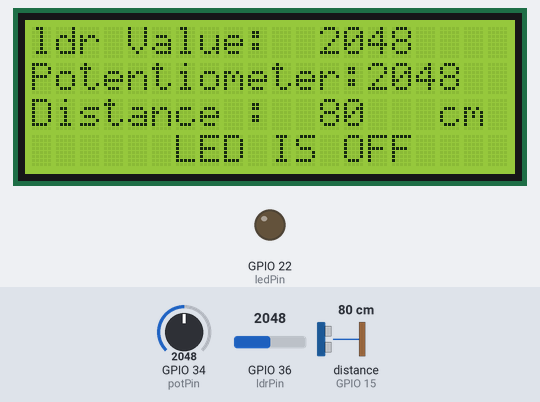
Bench run of a sketch on a simulated ESP32. Shown: 20×4 character LCD, output pins drawn as LEDs (lit = HIGH). Wiring (inferred from the names in the program): ultrasonic range finder: trigger GPIO 13; echo GPIO 15. The inputs (shaded band) are chosen by the test bench; at power-on: GPIO 36 (ldrPin) = 2048, distance to the obstacle (sensor on GPIO 15) 80 cm, GPIO 34 (potPin) = 2048. The echo pulse lasts 58.3 µs per cm; pins used as bus, display or sensor lines are not drawn; what the sketch prints to the serial monitor is not drawn.

Above: at 7.2 s.
7.3 s: GPIO 36 (ldrPin) set to 1946
At 8.4 s:
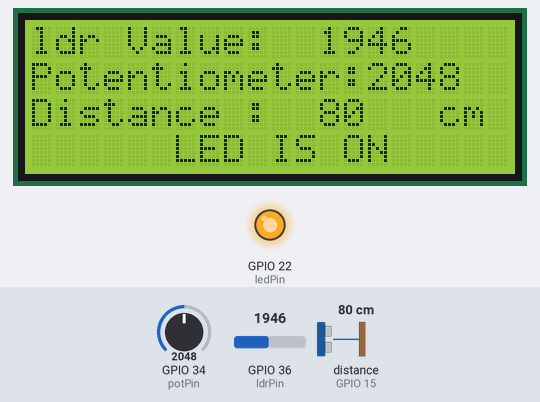
9.0 s: distance to the obstacle (sensor on GPIO 15) set to 250 cm
At 9.6 s:
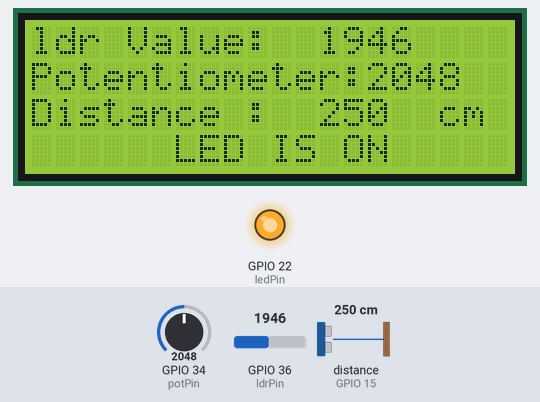
12.0 s: distance to the obstacle (sensor on GPIO 15) set to 60 cm
At 13.6 s:
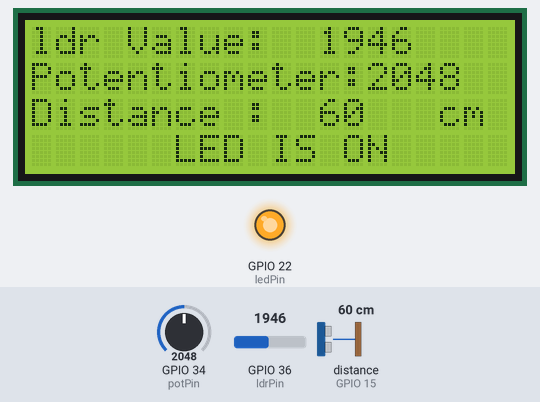
15.0 s: GPIO 36 (ldrPin) set to 2040
At 15.8 s:
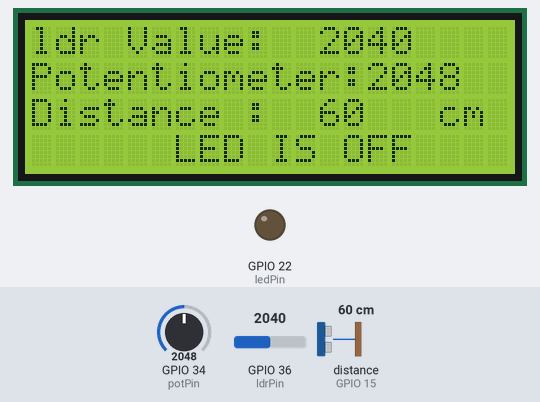
18.0 s: GPIO 34 (potPin) set to 1960
At 19.1 s:
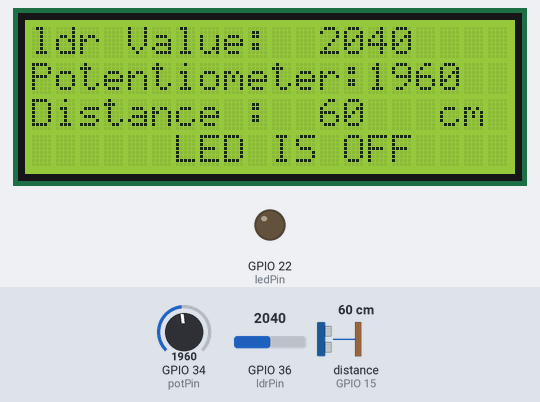
21.0 s: GPIO 34 (potPin) set to 2040
At 22.5 s:
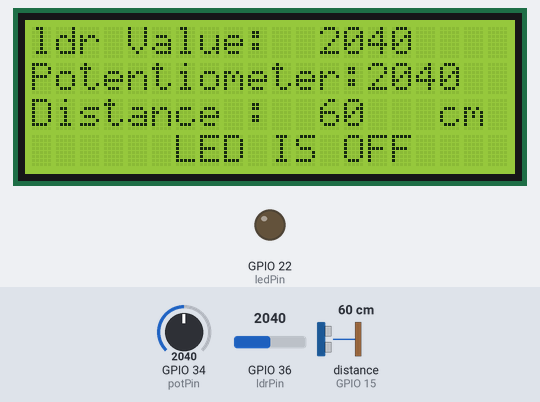
Timing chart, 0 to 23.7 s (numbered marks = the images above; inputs shaded):
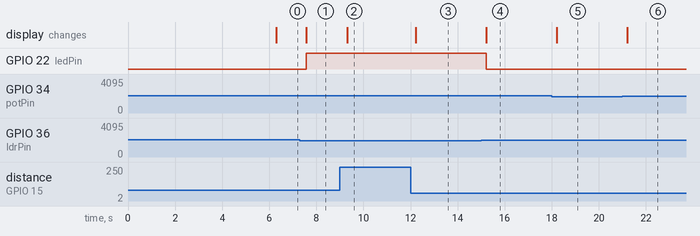

The sketch:

ultrasonic_alone.ino
```cpp
#include<LiquidCrystal.h>

//respectivement RS,EN,D4,D5,D6,D7
LiquidCrystal lcd(13,12,14,27,26,25);

#define TRIGGERPIN 13//D7 //nodemcu
#define ECHOPIN 15//D8

 int potValue;
 int ldrValue;
 int ldrPin=36;
 int potPin=34;
 int ledPin=22;

void setup() {
  // put your setup code here, to run once:
    lcd.begin(20,4);
    //lcd.backlight();
    lcd.setCursor(0,0);
    lcd.print("Smart greenhouse");
    lcd.setCursor(0,1);
    lcd.print("Made by CITO");
    lcd.setCursor(0,2);
    lcd.print("Powered by Ciku");
    lcd.setCursor(0,3);
    lcd.print("LE 07-MAI-2024");
    delay(6000);

    Serial.begin(115200);
    pinMode(TRIGGERPIN, OUTPUT);
    pinMode(ECHOPIN, INPUT);
    pinMode(potPin,INPUT);
    pinMode(ldrPin,INPUT);
    pinMode(ledPin,OUTPUT);
}

void loop() {
  // put your main code here, to run repeatedly:
  potValue= analogRead(potPin);
  ldrValue= analogRead(ldrPin);

  long duration, distance;
  digitalWrite(TRIGGERPIN, LOW);
  delayMicroseconds(3);

  digitalWrite(TRIGGERPIN, HIGH);
  delayMicroseconds(10);

  digitalWrite(TRIGGERPIN, LOW);
  duration = pulseIn(ECHOPIN, HIGH);
  distance = (duration/2) / 29.1;
  Serial.print(distance);
  Serial.println("Cm");
  Serial.println("");
  Serial.println(potValue);
  delay(200);


    lcd.clear();
    lcd.setCursor(0,0);
    lcd.print("ldr Value:");
        lcd.setCursor(12,0);
        lcd.print(ldrValue);
    lcd.setCursor(0,1);
    lcd.print("Potentiometer:");
        lcd.setCursor(14,1);
        lcd.print(potValue);
    lcd.setCursor(0,2);
    lcd.print("Distance :");
        lcd.setCursor(12,2);
        lcd.print(distance);
        lcd.setCursor(17,2);
        lcd.print("cm");


    if (ldrValue<2000) {
      digitalWrite(ledPin,4095);
      lcd.setCursor(6,3);
      lcd.print("LED IS ON");
    }
    else {
      digitalWrite(ledPin,0);
      lcd.setCursor(6,3);
      lcd.print("LED IS OFF");
    }

}
```

Measured:
- the behaviour switches between 2000 and 1999 on GPIO 36 (ldrPin) (found by bisection; images 0 and 1)
- after the input at 7.3 s, GPIO 22 (ledPin): LOW → HIGH after 0.27 s; the display: changes after 0.28 s (image 1)
- after the input at 9.0 s, the display: changes after 0.31 s (image 2)
- after the input at 12.0 s, the display: changes after 0.22 s (image 3)
- after the input at 15.0 s, GPIO 22 (ledPin): HIGH → LOW after 0.22 s; the display: changes after 0.22 s (image 4)
- after the input at 18.0 s, the display: changes after 0.22 s (image 5)
- after the input at 21.0 s, the display: changes after 0.21 s (image 6)
